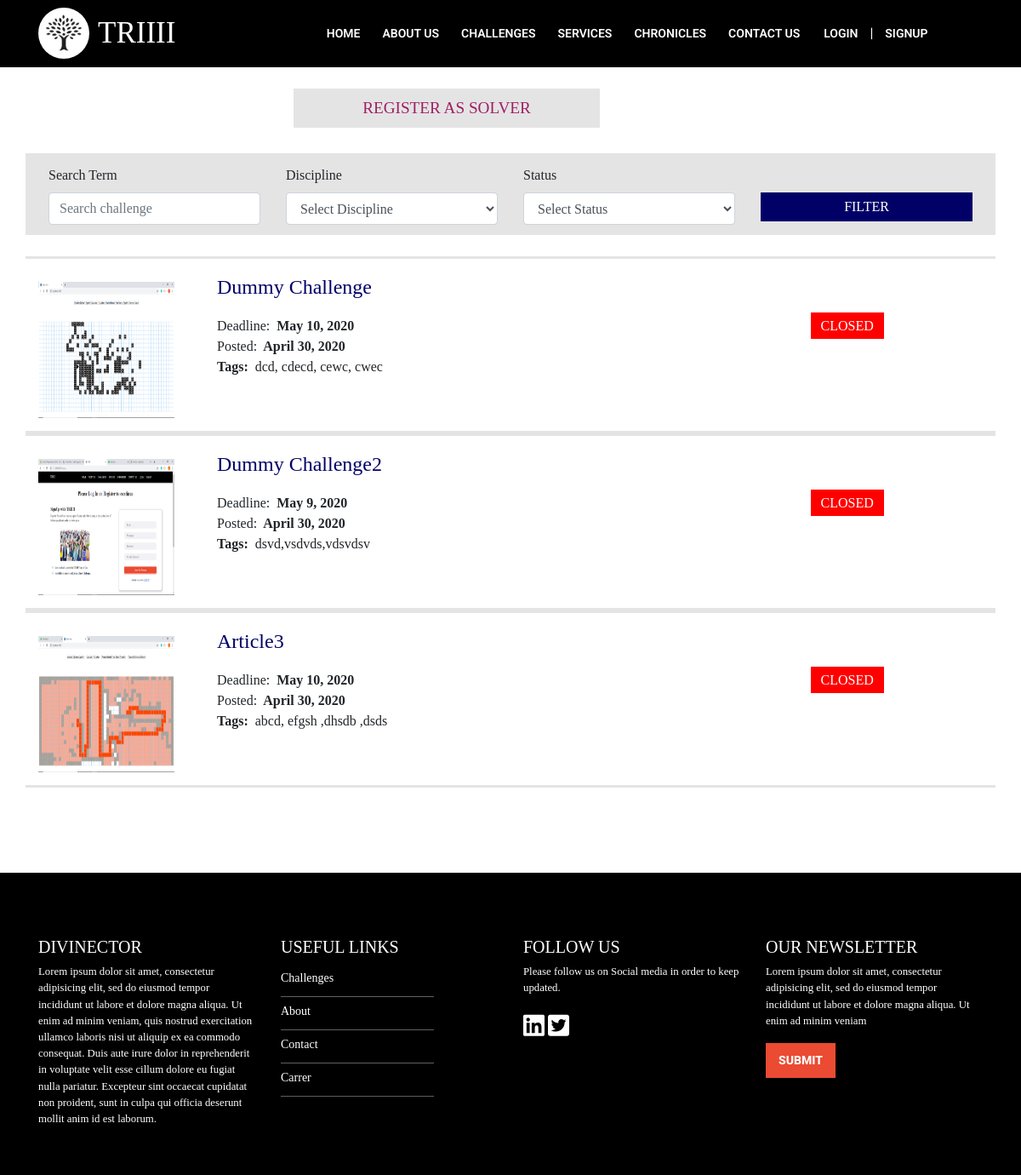
/challenges/, run on an earlier commit of the app's database.
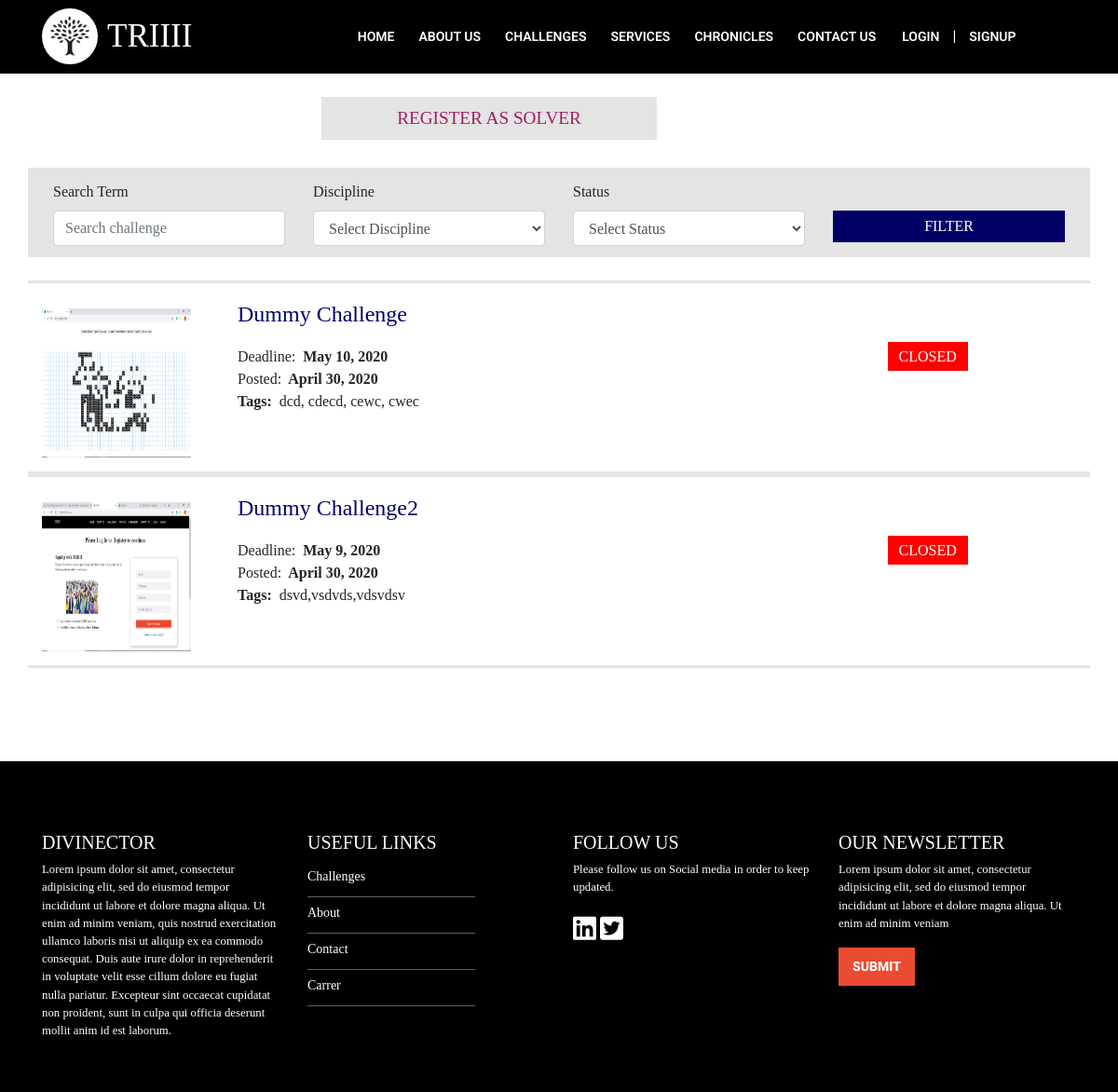
And on a later commit of the database.
### hostChallenge/models.py (models this page shows, shortened)
class Challenges(models.Model):
    title = models.CharField(max_length=1000)
    category = models.CharField(max_length=500,choices=Constants.CATEGORY)
    summary = models.TextField()
    description = models.TextField()
    image = models.ImageField(blank=True,null=True)
    file1 = models.ImageField(blank=True,null=True)
    file2 = models.ImageField(blank=True,null=True)
    file3 = models.ImageField(blank=True,null=True)
    file4 = models.FileField(blank=True,null=True)
    date_posted = models.DateField(auto_now_add=True)
    approved = models.BooleanField(default=False)
    tags = models.CharField(max_length=2500,default="")
    deadline = models.DateField(default=timezone.now)
    status = models.CharField(max_length=100,default="OPEN")
    slug = models.SlugField()
    class Meta:
        unique_together = ('title','date_posted')

### hostChallenge/views.py (the view, shortened to what this page needs)
# urls.py: path('challenges/',challengesPage,name="ChallengesPage"),
def challengesPage(request):
    challenges = Challenges.objects.filter(approved=True).order_by('-date_posted')
    status = []
    date = datetime.now().strftime ("%Y-%m-%d")
    for i in challenges:
        cm = datetime.strftime(i.deadline,"%Y-%m-%d")
        if date>cm:
            Challenges.objects.filter(title=i.title).filter(date_posted=i.date_posted).update(status="CLOSED")
    challenges = Challenges.objects.filter(approved=True).order_by('-date_posted')
    return render(request,'challenges.html',{'challenges':challenges})

### hostChallenge/templates/challenges.html (shortened to what this page needs)
{% extends "base.html" %}
{% load static %}
{% block content %}
    <div class="container">
        <a href="{% url 'signuppage' %}">
            <button class="registerBtn"> Register as Solver </button>
        </a>
        <form method="POST" >{% csrf_token %}
            <div class="filters row">
                <div class="col-md-3">
                    <label>Search Term</label><br/>
                    <input type="text" class="form-control" name="searchbox" placeholder="Search challenge" />
                </div>
                <div class="col-md-3">
                    <label>Discipline </label><br/>
                    <select class="form-control" name="discipline" >
                        <option value="">Select Discipline</option>
                    </select>
                </div>
                <div class="col-md-3">
                    <label>Status </label>
                    <select class="form-control" name="status" >
                        <option value="">Select Status</option>
                    </select>
                </div>
                <div class="col-md-3">
                    <label> </label><br/>
                    <button type="submit" class="sbbtn">FILTER</button>
                </div>
            </div>
        </form>
        <div class="challenges">
            {% for cha in challenges %}
                <div class="ch row">
                    <div class="col-md-2">
                        <img width="160px" height="160px" style="margin-top:12px;" src="/media/{{cha.image}}" />
                    </div>
                    <div class="col-md-10" style="padding-left:35px;">
                        <div class="row">
                            <div class="col-md-9 challenge-details-column">
                                <div class="challenge-name inno-dark-blue-text media-center">
                                <a class="chead" href="{% url 'ChallengeDetail' slug=cha.slug %}">
                                    <p >{{cha.title}}</p>
                                </a>
                                </div>
                            </div>
                        </div>
                        <div class="row">
                            <div class="col-md-9">
                                <div class="byline media-center">Deadline:&nbsp;<strong> {{cha.deadline}} </strong></div>
                                <div class="byline media-center">Posted:&nbsp;<strong> {{cha.date_posted}} </strong></div>
                            </div>
                            <div class="col-md-3 stt" >
                                {% if cha.status == "CLOSED" %}
                                    <div class="right media-center" ><span class="status" style="background-color:red;"> {{cha.status}} </span></div>
                                {% else %}
                                    <div class="right media-center"><span class="status"> {{cha.status}} </span></div>
                                {% endif %}
                            </div>
                        </div>
                        <div class="row">
                            <div class="col-md-9">
                                <div class="challenge-tags media-center">
                                    <span class="label tags-title"><b>Tags:&nbsp;</b></span>
                                    <span class="tags-title " title="Chemistry"> {{cha.tags}} </span><br/>
                                </div>
                            </div>
                            <div class="col-md-3"></div>
                        </div>
                    </div>
                </div>
            {% endfor %}
        </div>
    </div>
{% endblock %}

What changed in the data, as far as the page shows it:
no longer on this page (row edited): Challenges: image (picture), title "Article3", deadline "May 10, 2020", date_posted "April 30, 2020", status "CLOSED", tags "abcd, efgsh ,dhsdb ,dsds"
